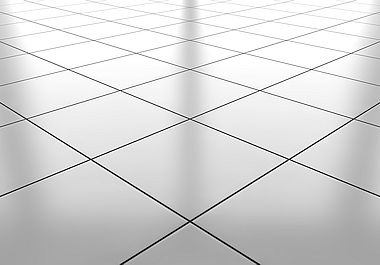
#> input picture images/floor.bmp, 380 x 265 px
$ python ImageProcessing.py
#> lines starting #> are read from the running program, lines starting #| are printed output that depends on the picture; after the words box and inside, x2 and y2 are one past the last pixel; in counts of white or black regions, pixels touching at a corner belong together
# import typing # Статическая типизация
# import IPython.display # Вывод изображений сюда

import numpy as np # Обработка массивов
from PIL import Image # Загрузка изображений с диска, преобразование массива в картинку
import math # Простые математические операторы

image = Image.open("../images/floor.bmp") # Считываем картинку в переменную
#> image is the input picture: PIL image 380x265 RGBA; mean R, G, B, A 213, 213, 213, 255

data: np.ndarray = np.array(image) # Преобразовываем картинку в двумерный массив с тройками чисел, обозначающими цвета

def apply_to(array: np.ndarray, func) -> np.ndarray:
    """Применить функцию ко всем элементам массива"""
    vect_func = np.vectorize(func)
    return vect_func(array)

def apply_to_array(array: np.ndarray, func, dimension=-1) -> np.ndarray:
    """Применить функцию с массиву с ```dimension``` измерений"""
#> called with dimension = -1
    return np.apply_along_axis(func, dimension, array)

c1_2 = 0.299
c2_2 = 0.587
c3_2 = 0.114

wb_2_2: np.ndarray = apply_to_array(data, lambda x: int(c1_2 * x[0] + c2_2 * x[1] + c3_2 * x[2]))
"""Ч/Б изображение, полученное с помощью умножения каналов на константы ```cn_2```"""

data_wb: np.ndarray = wb_2_2
"""Итоговая картинка черно-белого изображения"""

def get_subdata(data: np.ndarray, x: int, y: int, R: int) -> np.ndarray:
    """Взятие квадрата с данными по координатам ```x, y``` со стороной ```R```"""

    # "Радиус" квадрата
    half_R = R // 2

    # Срез по +-радиус квадрата <=> квадрат со стороной R
    return data[(x - half_R):(x + half_R + 1), (y - half_R):(y + half_R + 1)]

def filter_data(data: np.ndarray, R: int, func) -> np.ndarray:
    """Линейно фильтруем данные ```data```,     размер промежуточной матрицы - ```R```,     с помощью пользовательской функции ```func```"""
#> called with R = 3

    R = R - R % 2 + 1 # Теперь у нас R будет строго нечетным (середина + 2 половинки)
    half_R = R // 2 # Половинка

    # Заполняем края нулями
    data_0 = np.pad(data, pad_width=half_R, mode="constant", constant_values=0)
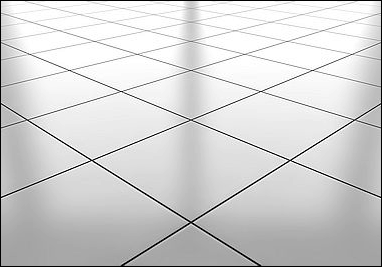
#> data_0: shape (267, 382) int64; min 0, max 255, mean 210

    # Применяем функцию -> Преобразуем в список -> Преобразуем в np.ndarray
    filtered_array: np.ndarray = np.array(list(map( # Преобразования типов
        lambda info: # Функция, обрабатывающая данный
            int(func(get_subdata(data_0, # Приминяем пользовательскую функцию к данным
                    info[0][0] + half_R, # X
                    info[0][1] + half_R, R))), # Y, R
        np.ndenumerate( # Составляем массив индекс-значение
            data_0
                [half_R:-half_R,
                half_R:-half_R]))))

    # Получаем размеры изображения
    size = data.shape[0], data.shape[1]
#> size = (265, 380)

     # Преобразуем изображение в известный нам размер
    filtered_data = np.reshape(filtered_array, size)
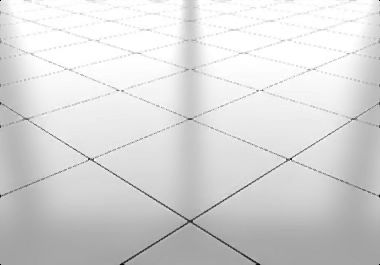
#> filtered_data: shape (265, 380) int64; min 0, max 255, mean 215.2
#> call 2 of filter_data, with R = 3
#> in filter_data (call 2), `data_0 = np.pad(data, pad_width=half_R, mode="constant", constant_valu..`:
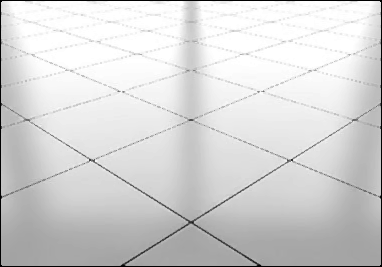
#> data_0: shape (267, 382) int64; min 0, max 255, mean 212.4

    return filtered_data

data_fitered: np.ndarray = filter_data(data_wb, 3, lambda x: np.median(x))
"""Итоговое фильтрованное изображение"""

# def normalize(data: np.ndarray, c: int) -> np.ndarray:
#     """Преобразование черно-белого изображения из 8битового в 1битное"""
#
#     # Функция сверения с порогом ```с```
#     f = lambda x: 0 if x <= c else 1
#
#     # Попиесельное применение к ```data```
#     return apply_to(data.astype(np.uint0), f)
#
# norm_2 = normalize(data_fitered, np.median(data_fitered))
# """1битное изображение, полученное по медиане"""

data_normed: np.ndarray = data_fitered  # norm_2
"""Итоговое изображение после нормализации"""

sobel_matrix: np.ndarray = np.array([
    [1,   2,  1],
    [0,   0,  0],
    [-1, -2, -1]])
"""Матрица со специальными значениями для фильтра"""

sobel_matrix_T: np.ndarray = sobel_matrix.transpose()
"""Транспонированая матрица фильтра Собеля"""

def sobel_filter(data: np.ndarray) -> int:
    """Фильтруем фрагмент (```data```) с помощьб фильтра собеля"""

    Gx: int = np.sum(data * sobel_matrix) # Изменение по X
#> Gx = -662
    Gy: int = np.sum(data * sobel_matrix_T) # Изменение по Y
#> Gy = -672

    return int(math.hypot(Gx, Gy)) # По теореме пифагора находим результат

data_sobel: np.ndarray = filter_data(data_normed, 3, sobel_filter)
#> in filter_data (call 2), `filtered_data = np.reshape(filtered_array, size)`:
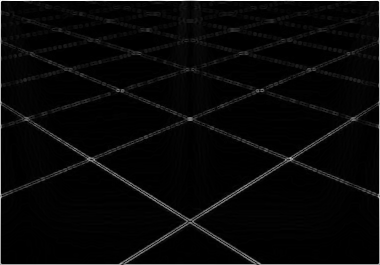
#> filtered_data: shape (265, 380) int64; min 0, max 1020, mean 33.8; drawn with min black and max white

data_sobel_norm: np.ndarray = (data_sobel / np.max(data_sobel)).astype(np.uint0)
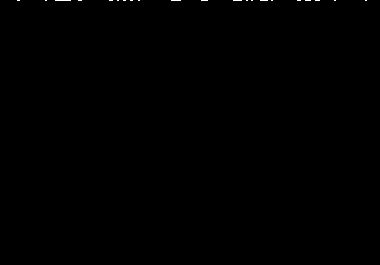
#> data_sobel_norm: shape (265, 380) uint64; values 0 (black) and 1 (white), 0.1% white in thin lines or dots, all inside (x1, y1, x2, y2) = (17, 0, 367, 1)

res = Image.fromarray(data_sobel_norm, "1")
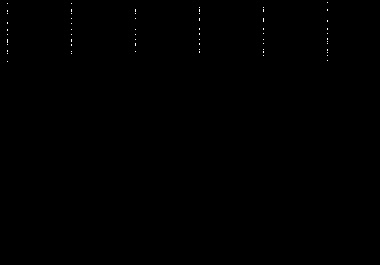
#> res: PIL image 380x265 1; 0.1% white in thin lines or dots, all inside (x1, y1, x2, y2) = (7, 2, 328, 62)

res.save("./res.bmp")
